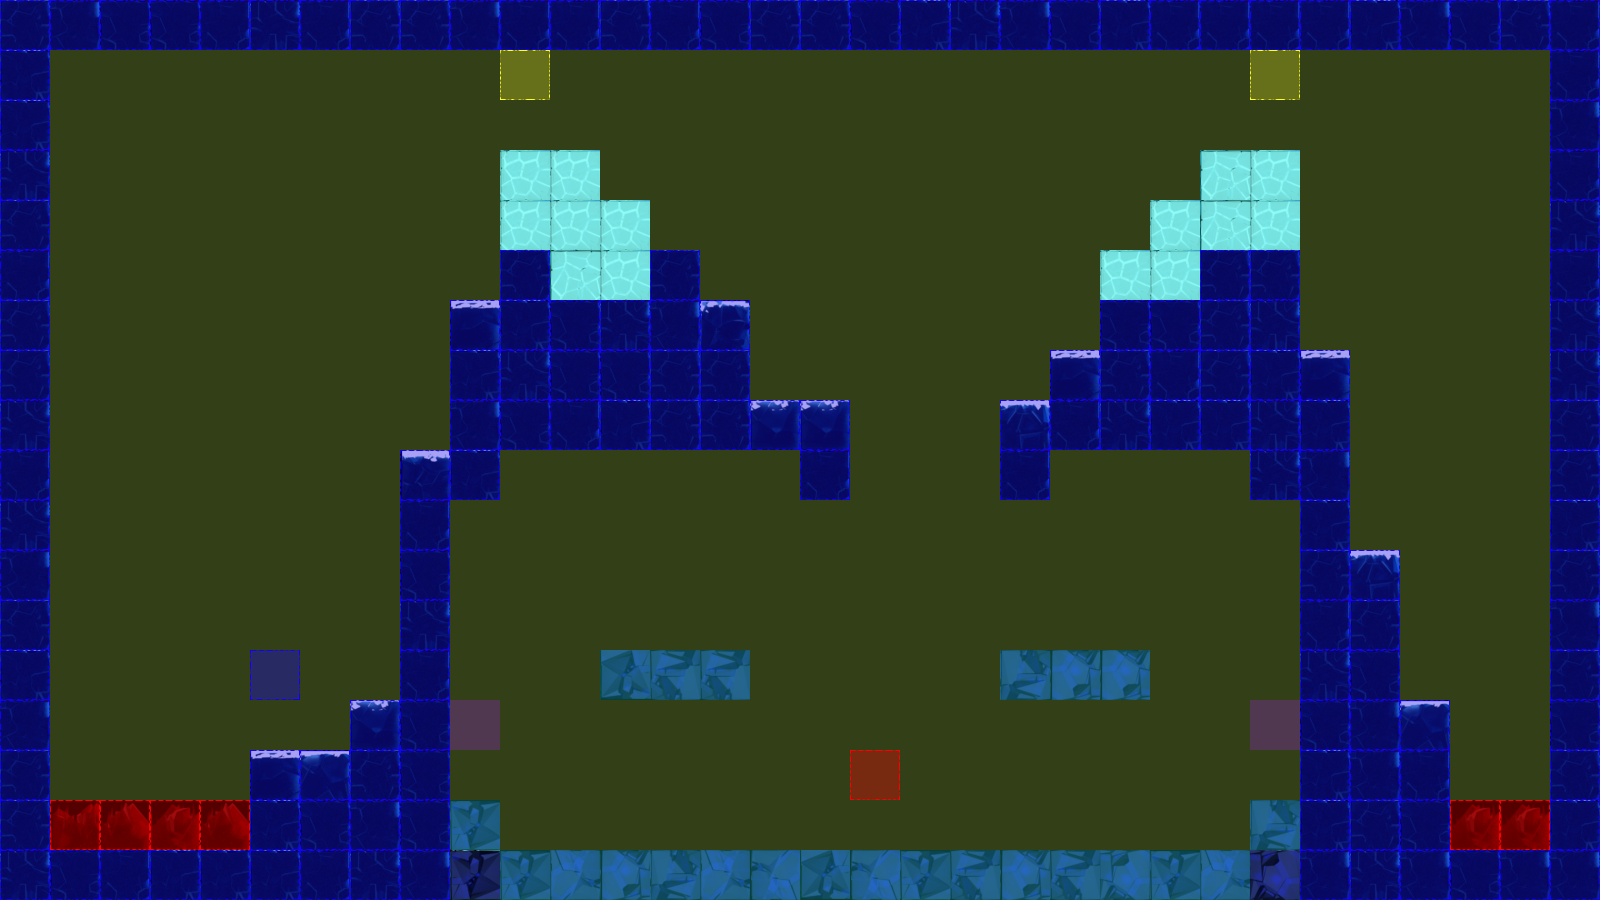

This is a level from a 2D game, rendered from its Tiled map with the project's own tilesets. A one-line summary and the map file follow, with tile-layer data summarised:
An orthogonal 32x18 tile map with 50x50 px tiles, 3 tile layers (terrain, collision, event), 2 tilesets.

<map version="1.0" orientation="orthogonal" renderorder="left-up" width="32" height="18" tilewidth="50" tileheight="50" nextobjectid="3">
 <tileset firstgid="1" name="frozenPlainsTile" tilewidth="50" tileheight="50" tilecount="50" columns="10">
  <image source="tiles/iceTile.png" width="500" height="251" />
 </tileset>
 <tileset firstgid="51" name="collisionTile" tilewidth="50" tileheight="50" tilecount="12" columns="3">
  <image source="tiles/collisionTile.png" width="150" height="200" />
 </tileset>
 <layer name="terrain" width="32" height="18">
  <data>[576 cells, 201 non-empty, 25 distinct tile ids]</data>
 </layer>
 <layer name="collision" width="32" height="18">
  <data>[576 cells, 576 non-empty, 6 distinct tile ids]</data>
 </layer>
 <layer name="event" width="32" height="18">
  <data>[576 cells, 6 non-empty, 4 distinct tile ids]</data>
 </layer>
</map>
